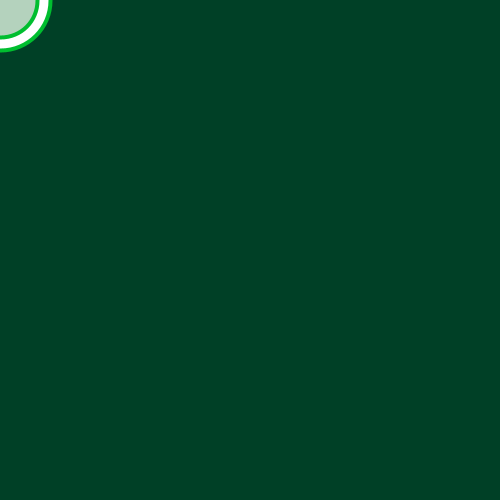
Frame 1 (no input)
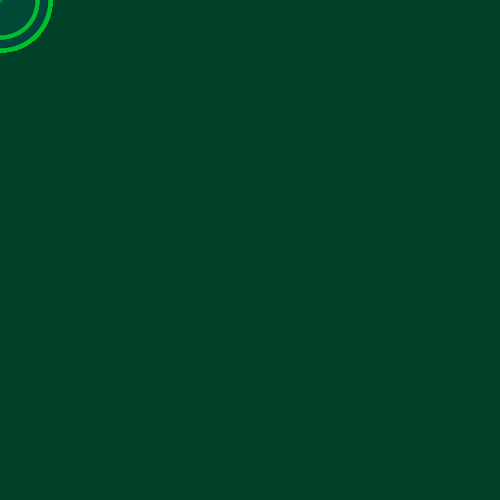
Frame 60 (the mouse pressed at the canvas centre just before this capture)
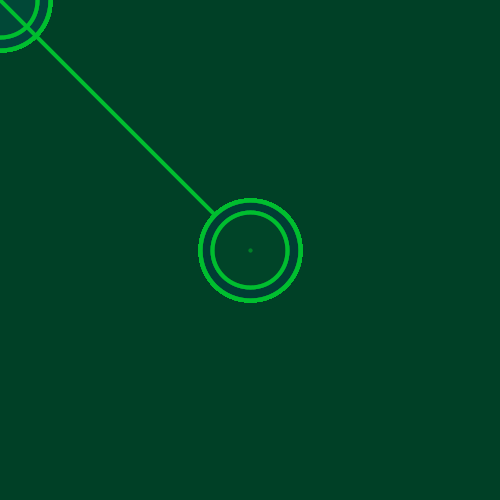
Frame 120 (the mouse held since frame 60 and released just before this capture)

The Processing sketch that drew these frames (run headless with seeded random() and noise(); from frame 60 on, the mouse is pressed at the canvas centre):

// Processing sketch: processing_62230
// ── processing_62230.pde

void setup()
{
  size(500, 500);
  background(0, random(100), random(150)); 
  smooth();
  frameRate(15);
  stroke(0, random(200), random(200));
}
void draw() 
{
  line(pmouseX, pmouseY, mouseX, mouseY);
  strokeWeight(4);
  //background(255,255,255);
  ellipse(mouseX, mouseY, 100, 100);
   fill(0, random(120), random(100), 75);
  if (mouseY>height/2)
  {
    fill(0, 0, random(222), 100);
  }
  if (mouseX>width/2)
  {
    fill(0, random(100), random(255), 90);
  }
  ellipse(mouseX, mouseY, 75, 75);
}
void mousePressed()
{
  fill(0, random(250), random(200), 75);
}
